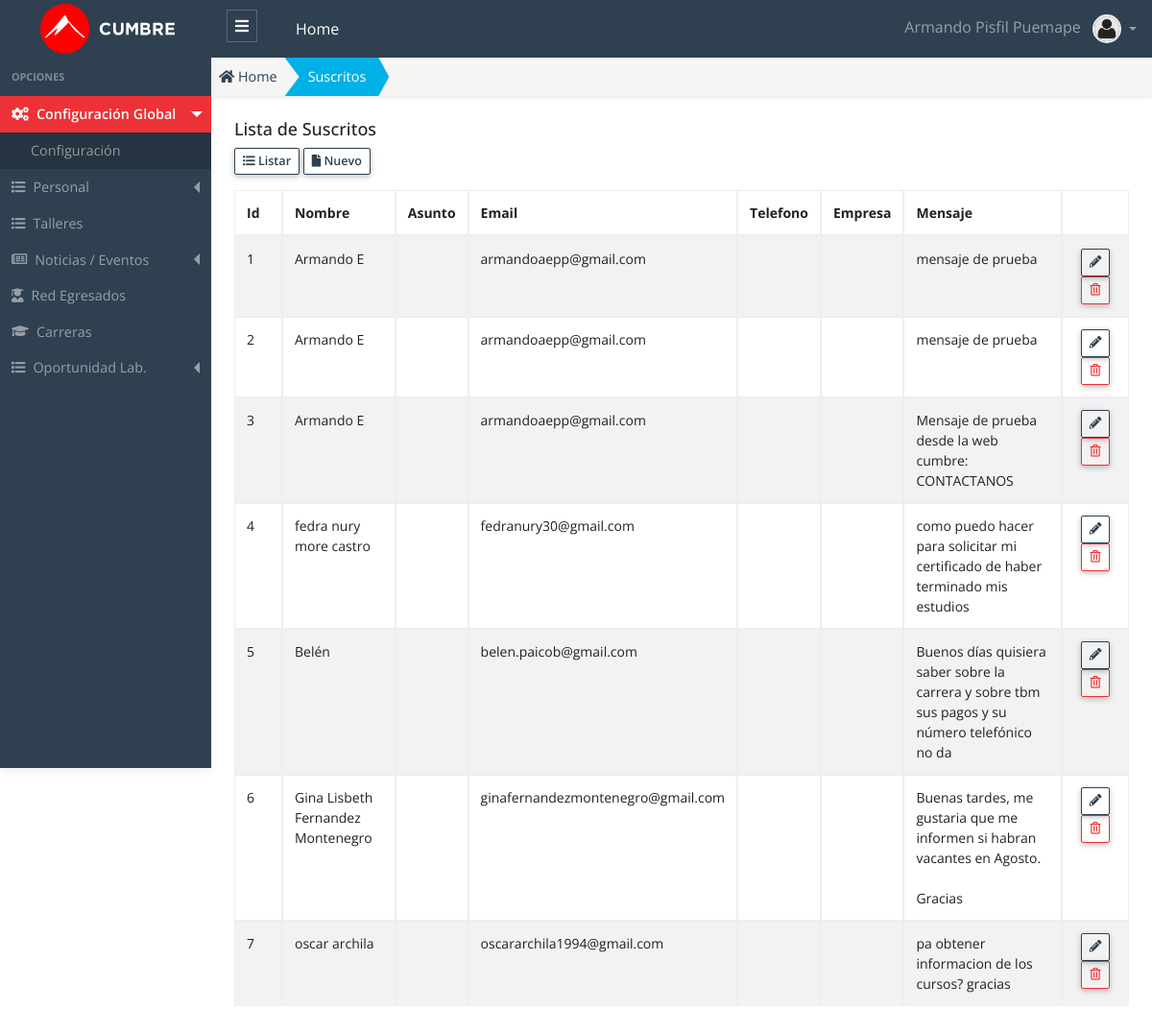
Before: /public/admin/suscrito/suscrito.php (signed in) with the older database file.
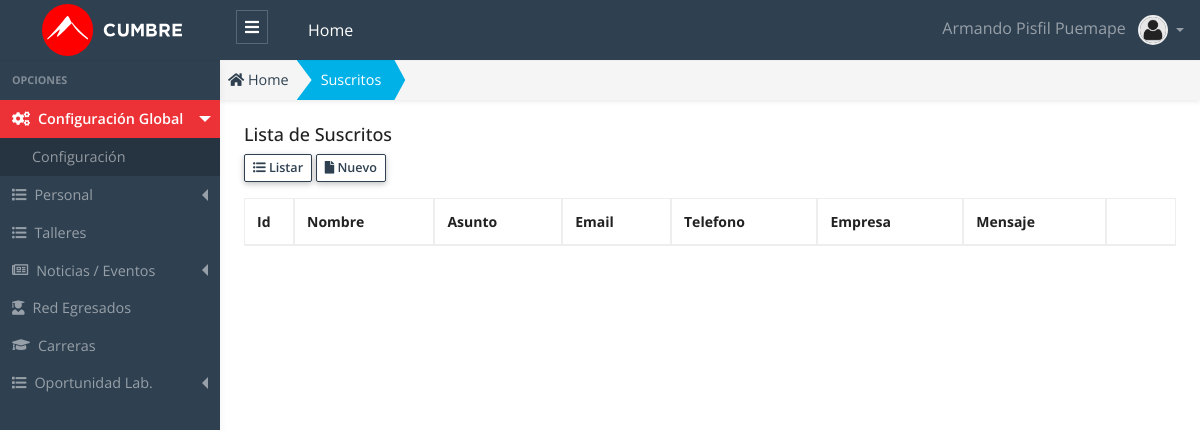
After: the same page with the newer database file.
### tables this page shows
CREATE TABLE `suscrito` (
  `id` int(11) unsigned NOT NULL AUTO_INCREMENT,
  `nombre` varchar(255) NOT NULL,
  `asunto` varchar(255) NOT NULL DEFAULT '',
  `email` varchar(255) NOT NULL DEFAULT '',
  `telefono` varchar(50) NOT NULL DEFAULT '',
  `empresa` varchar(255) DEFAULT '',
  `mensaje` text,
  `estado` int(1) NOT NULL DEFAULT '1',
  `created_up` timestamp NULL DEFAULT CURRENT_TIMESTAMP ON UPDATE CURRENT_TIMESTAMP,
  PRIMARY KEY (`id`) USING BTREE
);

### public/app/database/Connection.php (called while the page is built, shortened)
<?php
Class Connection
{
  protected $db_host   = 'localhost';
  protected $db_user   = 'root';
  protected $db_pass   = '';
  protected $db_name   = 'escuelac_w_ne16';
  protected $db_port   = '3306';
  protected $db_driver = 'mysql';
  protected $query  = '';
  protected $conn   = null  ;
  private function openConnection()
  {
    $str_conn = $this->db_driver.":host=".$this->db_host.";port=".$this->db_port.";dbname=" .$this->db_name;
    $this->conn = new PDO($str_conn,$this->db_user,$this->db_pass);
    $this->conn->setAttribute(PDO::ATTR_ERRMODE, PDO::ERRMODE_EXCEPTION);
    $this->conn->query("SET NAMES 'utf8'");
    return $this->conn ;
  }
  protected function executeQuery()
  {
    $stm = $this->conn->prepare($this->query);
    $this->status = $stm->execute() ;
    if($this->status)
    {
      $column_count = $stm->columnCount() ;
      if ($column_count > 0)
      {
        $rows  = $stm->fetchAll(PDO::FETCH_ASSOC) ;
      }
    }
  }
}

### public/app/models/Suscrito.php (called while the page is built, shortened)
<?php
class Suscrito extends Connection {
  public function getAll()
  {
    try{
      $this->query = "SELECT * FROM suscrito; ";
      $this->executeQuery();
      $data = $this->rows ;
      return $data;
    }catch(exception $e){
      throw new Exception($e->getMessage());
    }
  }
}

### public/app/controllers/SuscritoController.php (called while the page is built, shortened)
<?php
 class SuscritoController
{
  public function getAll()
  {
    try
    {
      $suscrito  = new Suscrito();
      $data = $suscrito->getAll();
      return $data ;
    }
    catch (Exception $e)
    {
      throw new Exception($e->getMessage());
    }
  }
}

### public/admin/suscrito/suscrito.php (the view, shortened to what the changed rows need)
<?php
    $suscrito_controller = new SuscritoController();
    $data = $suscrito_controller->getAll();
?>
<!DOCTYPE html>
<html lang="es">
<head>
  <?php
    require_once "../layout/head_links.phtml";
  ?>
</head>
<body>
  <div class="app-wrap">
    <main role="main" class="main">
      <div class="container-full p-2 fs-x-14">
        <div class="row">
          <div class="col-12">
            <div class="table-responsive">
            <table id="dataTableList" class="table table-striped table-bordered" style="width:100%">
              <thead>
                <tr>
                  <th width="50">Id </th>
                  <th>Nombre </th>
                  <th>Asunto </th>
                  <th>Email </th>
                  <th>Telefono </th>
                  <th>Empresa </th>
                  <th>Mensaje </th>
                  <th width="70"></th>
                </tr>
              </thead>
              <tbody>
                <?php foreach ($data as &$row) {?>
                  <?php
                    $title_estado   = "";
                    $class_estado   = "";
                    $class_disabled = "";
                    if($row["estado"] == 1)
                    {
                      $title_estado = "Eliminar" ;
                    }
                    else
                    {
                      $title_estado   = "Recuperar" ;
                      $class_estado   = "row-disabled";
                      $class_disabled = "is-disabled";
                    }
                  ?>
                <tr class="<?php echo $class_estado ;?>" >
                  <td> <?php echo $row["id"] ?> </td>
                  <td> <?php echo $row["nombre"] ?> </td>
                  <td> <?php echo $row["asunto"] ?> </td>
                  <td> <?php echo $row["email"] ?> </td>
                  <td> <?php echo $row["telefono"] ?> </td>
                  <td> <?php echo $row["empresa"] ?> </td>
                  <td> <?php echo $row["mensaje"] ?> </td>
                  <td class="text-center">
                    <a class="btn btn-outline-primary btn-sm lh-1 btn-table <?php echo $class_disabled ; ?>" href="admin/suscrito/editar.php?id=<?php echo $row["id"] ?>" title="Editar">
                    <i class="fas fa-pencil-alt"></i>
                    </a>
                    <button class="btn btn-outline-danger btn-sm lh-1 btn-table" onclick="modalDelete(<?php echo $row["id"] ?>, `<?php echo $row['nombre'] ?>`,`<?php echo $title_estado ?>`,`<?php echo $row['estado'] ?>`);" title="<?php echo $title_estado ;?>">
                    <i class="far fa-trash-alt"></i>
                    </button>
                  </td>
                </tr>
                <?php }?>
              </tbody>
            </table>
            </div>
          </div>
        </div>
      </div>
    </main>
  </div>
  <?php require_once "../layout/datatables.phtml"?>
</body>
</html>

Changed rows visible on the page:
removed suscrito: id "1", nombre "Armando E", email "armandoaepp@gmail.com", mensaje "mensaje de prueba"
removed suscrito: id "2", nombre "Armando E", email "armandoaepp@gmail.com", mensaje "mensaje de prueba"
removed suscrito: id "3", nombre "Armando E", email "armandoaepp@gmail.com", mensaje "Mensaje de prueba desde la web cumbre: CONTACTANOS"
removed suscrito: id "4", nombre "fedra nury more castro", email "fedranury30@gmail.com", mensaje "como puedo hacer para solicitar mi certificado de haber terminado mis estudios"
removed suscrito: id "5", nombre "Belén", email "belen.paicob@gmail.com", mensaje "Buenos días quisiera saber sobre la carrera y sobre tbm sus pagos y su número telefónico no da"
removed suscrito: id "6", nombre "Gina Lisbeth Fernandez Montenegro", email "ginafernandezmontenegro@gmail.com", mensaje "Buenas tardes, me gustaria que me informen si habran vacantes en Agosto. Gracias"
removed suscrito: id "7", nombre "oscar archila", email "oscararchila1994@gmail.com", mensaje "pa obtener informacion de los cursos? gracias"
